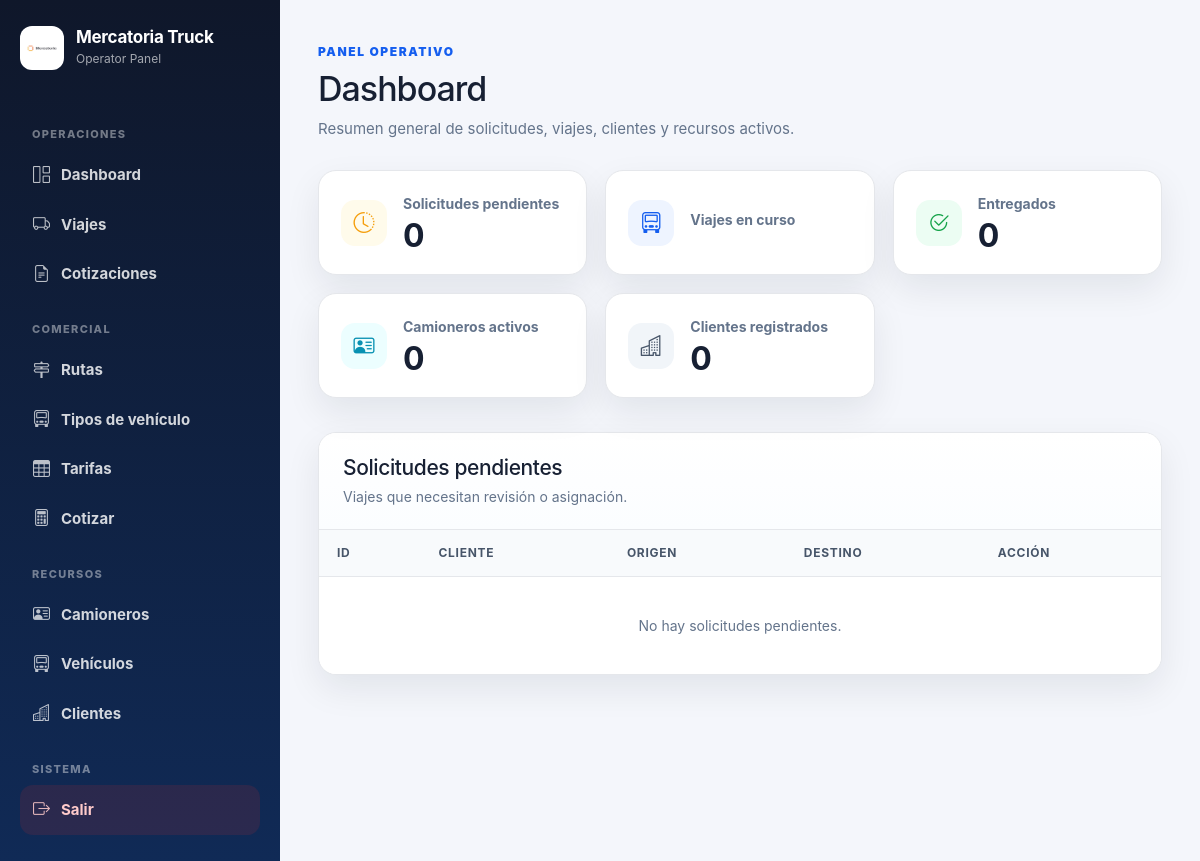
The page /admin/ (signed in) on the database as committed earlier.
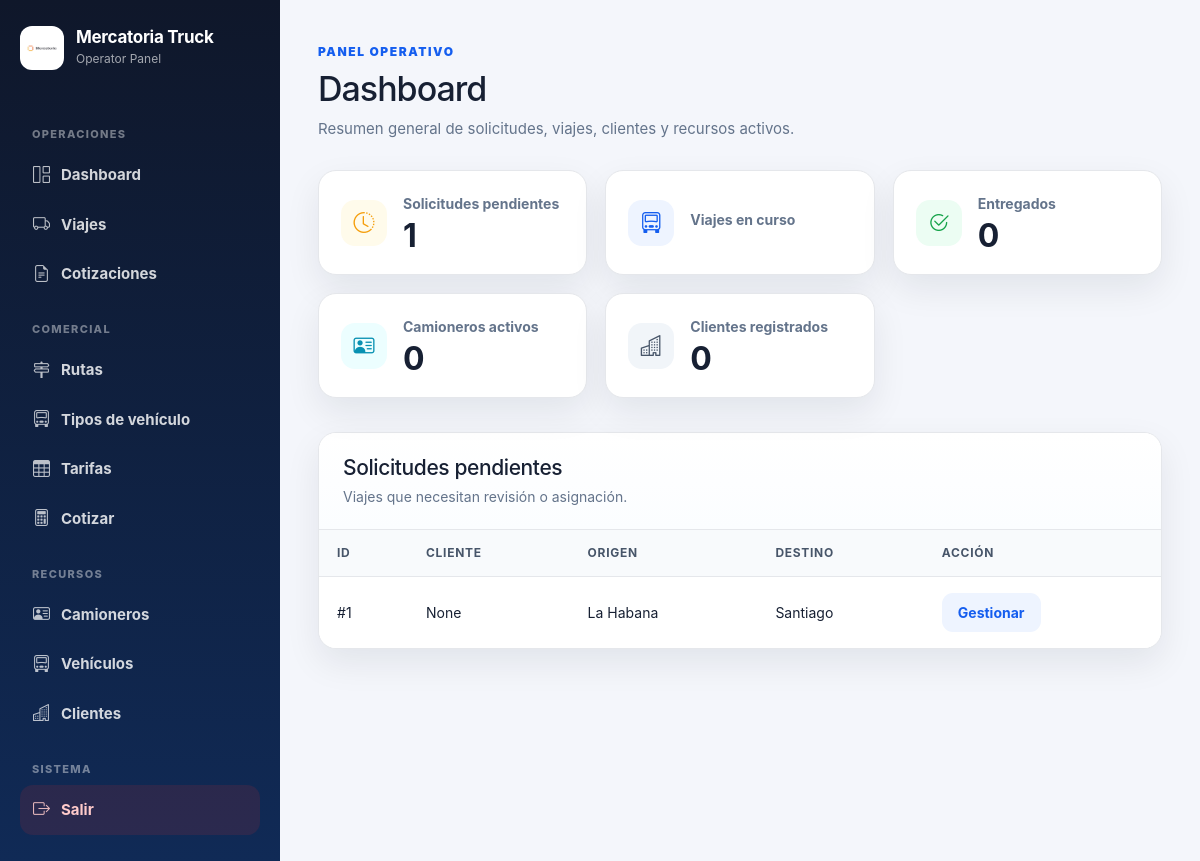
The same page on the database as committed later.
### tables this page shows
CREATE TABLE viajes (
        id INTEGER PRIMARY KEY AUTOINCREMENT,
        cliente TEXT,
        cliente_id INTEGER,
        ruta_id INTEGER,
        tarifa_id INTEGER,
        tipo_vehiculo_id INTEGER,
        origen TEXT,
        destino TEXT,
        precio REAL DEFAULT 0,
        precio_calculado REAL DEFAULT 0,
        precio_final REAL DEFAULT 0,
        precio_editado INTEGER DEFAULT 0,
        motivo_edicion_precio TEXT,
        combustible REAL DEFAULT 0,
        pago_camionero REAL DEFAULT 0,
        camionero REAL DEFAULT 0,
        comision REAL DEFAULT 0,
        beneficio REAL DEFAULT 0,
        estado TEXT DEFAULT 'Solicitado',
        camionero_id INTEGER,
        camionero_nombre TEXT,
        vehiculo_id INTEGER,
        fecha_creacion TEXT DEFAULT CURRENT_TIMESTAMP,
        fecha_asignacion TEXT,
        fecha_recogida TEXT,
        fecha_entrega TEXT,
        observaciones TEXT
    , cotizacion_id INTEGER);

### routes/admin.py (the view)
@admin_bp.route("/")
def dashboard():
    if not requiere_admin():
        return redirect("/login")
    conexion = conectar()
    cursor = conexion.cursor()
    cursor.execute("SELECT COUNT(*) FROM viajes WHERE estado = 'pendiente' OR estado = 'Pendiente'")
    pendientes = cursor.fetchone()[0]
    cursor.execute("SELECT COUNT(*) FROM viajes WHERE estado = 'en_ruta' OR estado = 'En ruta'")
    en_ruta = cursor.fetchone()[0]
    cursor.execute("SELECT COUNT(*) FROM viajes WHERE estado = 'entregado' OR estado = 'Entregado'")
    entregados = cursor.fetchone()[0]
    cursor.execute("SELECT COUNT(*) FROM viajes WHERE estado = 'asignado' OR estado = 'Asignado'")
    asignados = cursor.fetchone()[0]
    cursor.execute("SELECT COUNT(*) FROM viajes WHERE estado = 'cancelado' OR estado = 'Cancelado'")
    cancelados = cursor.fetchone()[0]
    cursor.execute("SELECT COUNT(*) FROM camioneros")
    camioneros = cursor.fetchone()[0]
    cursor.execute("SELECT COUNT(*) FROM clientes")
    clientes = cursor.fetchone()[0]
    cursor.execute("""
        SELECT id, cliente, origen, destino
        FROM viajes
        WHERE estado = 'pendiente' OR estado = 'Pendiente'
        ORDER BY id DESC
    """)
    lista = cursor.fetchall()
    conexion.close()
    return render_template(
        "admin/dashboard.html",
        pendientes=pendientes,
        en_ruta=en_ruta,
        entregados=entregados,
        asignados=asignados,
        cancelados=cancelados,
        camioneros=camioneros,
        clientes=clientes,
        lista=lista
    )

### routes/admin.py (called while the page is built)
def conectar():
    conexion = sqlite3.connect("mercatoria.db")
    conexion.row_factory = sqlite3.Row
    return conexion

def requiere_admin():
    return "usuario" in session and session.get("rol") in ["admin", "operador"]

### templates/admin/dashboard.html (shortened to what this page needs)
{% extends "admin/base_admin.html" %}
{% block contenido %}
<div class="page-header">
    <div>
        <span class="eyebrow">Panel operativo</span>
        <h1>Dashboard</h1>
        <p>Resumen general de solicitudes, viajes, clientes y recursos activos.</p>
    </div>
</div>
<div class="kpi-grid">
    <div class="kpi-card">
        <div class="kpi-icon warning">
            <i class="bi bi-clock-history"></i>
        </div>
        <div>
            <span>Solicitudes pendientes</span>
            <strong>{{ pendientes }}</strong>
        </div>
    </div>
    <div class="kpi-card">
        <div class="kpi-icon primary">
            <i class="bi bi-truck-front"></i>
        </div>
        <div>
            <span>Viajes en curso</span>
        </div>
    </div>
    <div class="kpi-card">
        <div class="kpi-icon success">
            <i class="bi bi-check2-circle"></i>
        </div>
        <div>
            <span>Entregados</span>
            <strong>{{ entregados }}</strong>
        </div>
    </div>
    <div class="kpi-card">
        <div class="kpi-icon info">
            <i class="bi bi-person-vcard"></i>
        </div>
        <div>
            <span>Camioneros activos</span>
            <strong>{{ camioneros }}</strong>
        </div>
    </div>
    <div class="kpi-card">
        <div class="kpi-icon neutral">
            <i class="bi bi-buildings"></i>
        </div>
        <div>
            <span>Clientes registrados</span>
            <strong>{{ clientes }}</strong>
        </div>
    </div>
</div>
<section class="panel">
    <div class="panel-header">
        <div>
            <h2>Solicitudes pendientes</h2>
            <p>Viajes que necesitan revisión o asignación.</p>
        </div>
    </div>
    <div class="table-wrapper">
        <table class="data-table">
            <thead>
                <tr>
                    <th>ID</th>
                    <th>Cliente</th>
                    <th>Origen</th>
                    <th>Destino</th>
                    <th>Acción</th>
                </tr>
            </thead>
            <tbody>
                {% for v in lista %}
                <tr>
                    <td>#{{ v[0] }}</td>
                    <td>{{ v[1] }}</td>
                    <td>{{ v[2] }}</td>
                    <td>{{ v[3] }}</td>
                    <td>
                        <a class="btn btn-soft" href="/admin/viaje/{{ v[0] }}">Gestionar</a>
                    </td>
                </tr>
                {% else %}
                <tr>
                    <td colspan="5" class="empty-state">No hay solicitudes pendientes.</td>
                </tr>
                {% endfor %}
            </tbody>
        </table>
    </div>
</section>
{% endblock %}

Rows that differ between the two databases and show on the page:
added viajes: id "1", v "None", origen "La Habana", destino "Santiago"
Other text that changed with them:
{{ pendientes }}: "0" → "1"
text no longer shown: "No hay solicitudes pendientes."
